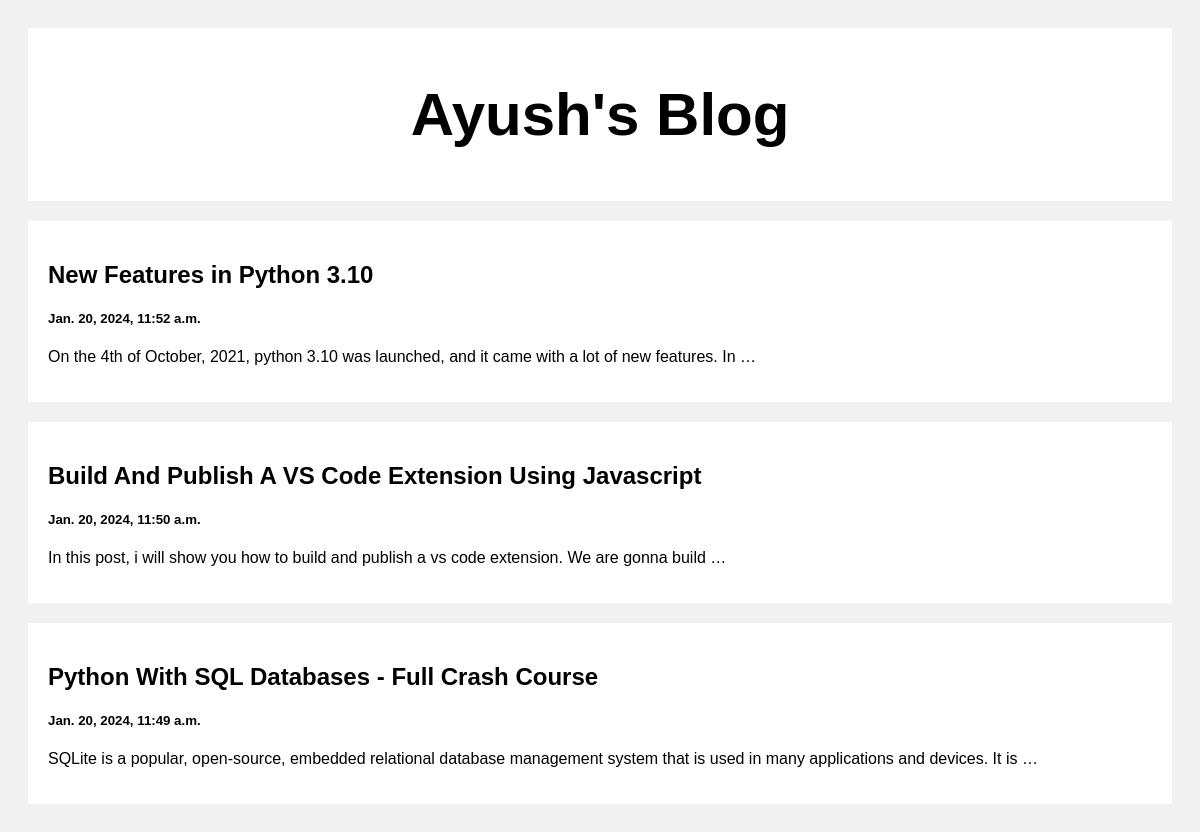
The page / on the database its author committed.
### posts/models.py (models this page shows)
class Post(models.Model):
    title = models.CharField(max_length=100)
    body = models.CharField(max_length=1000000)
    created_at = models.DateTimeField(default=datetime.now, blank=True)

### posts/views.py (the view)
# urls.py: path('', views.index, name='index'),
def index(request):
    posts=Post.objects.all()   # here posts is a list (iterable) conataining objects
    return render(request, 'index.html', {'posts':posts})

### templates/index.html (shortened to what this page needs)
<!DOCTYPE html>
<html>
<head>
</head>
<body>
<div class="header">
  <h2>Ayush's Blog</h2>
</div>
<div class="row">
  <div class="leftcolumn">
    {% for post in posts reversed %}
    <div class="card">
      <a style="text-decoration: none; color: black;" href="/post/{{post.id}}">
        <h2>{{post.title}}</h2>
        <h5>{{post.created_at}}</h5>
        <p>{{post.body|truncatewords:20}}</p>
      </a>
    </div>
    {% endfor %}
  </div>
</div>
</body>
</html>

### templates/index.html (style rules this page uses)
* { box-sizing: border-box; }
body { font-family: Arial; padding: 20px; background: #f1f1f1; }
.header { padding: 2px; font-size: 40px; text-align: center; background: white; }
.leftcolumn { float: left; width: 100%; }
.card { background-color: white; padding: 20px; margin-top: 20px; }
.row:after { content: ""; display: table; clear: both; }

### rows shown on the page
Post: title "New Features in Python 3.10", created_at "Jan. 20, 2024, 11:52 a.m.", body "On the 4th of October, 2021, python 3.10 was launched, and it came with a lot of new features. In …"
Post: title "Build And Publish A VS Code Extension Using Javascript", created_at "Jan. 20, 2024, 11:50 a.m.", body "In this post, i will show you how to build and publish a vs code extension. We are gonna build …"
Post: title "Python With SQL Databases - Full Crash Course", created_at "Jan. 20, 2024, 11:49 a.m.", body "SQLite is a popular, open-source, embedded relational database management system that is used in many applications and devices. It is …"
